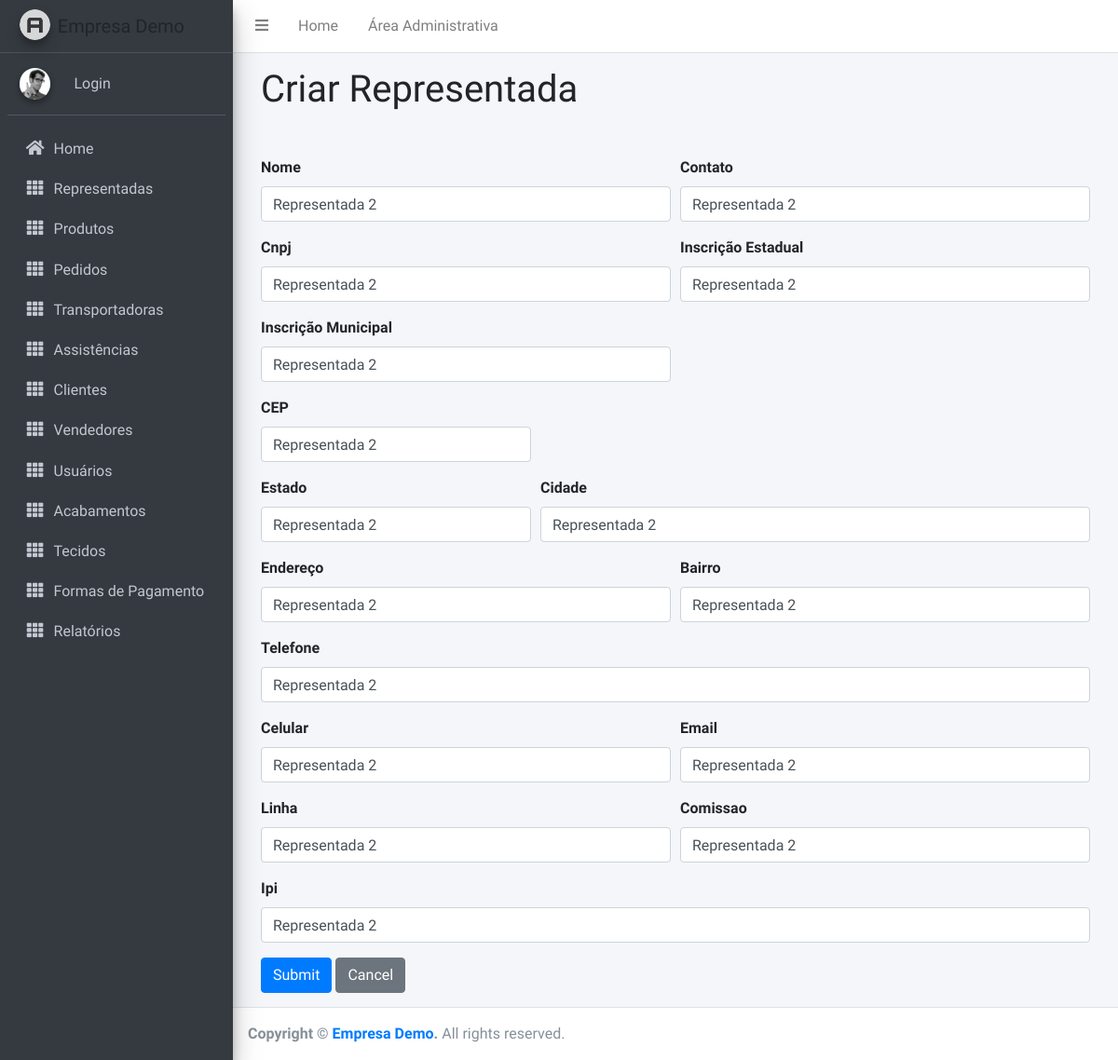
Screenshot of /myapp/representada/4/update/ with the database file from the repository.
### myapp/models.py (models this page shows, shortened)
class Representada(models.Model):
    nome = models.CharField(max_length=200,
                            help_text="Nome da representada")
    contato = models.CharField(max_length=200)
    cnpj = models.CharField(max_length=200)
    inscEstadual = models.CharField(max_length=200)
    inscMunicipal = models.CharField(max_length=200)
    estado = models.CharField(max_length=200)
    cidade = models.CharField(max_length=200)
    cep = models.CharField(max_length=200)
    endereco = models.CharField(max_length=200)
    bairro = models.CharField(max_length=200)
    telefone = models.CharField(max_length=200)
    celular = models.CharField(max_length=200)
    email = models.EmailField(max_length=200)
    linha = models.CharField(max_length=200)
    comissao = models.CharField(max_length=200)
    ipi = models.CharField(max_length=200)
    lastUpdate = models.DateTimeField(auto_now=True)

### myapp/views.py (the view)
# urls.py: path('representada/<int:pk>/update/', views.RepresentadaUpdate.as_view(), name='representada-update'),
class RepresentadaUpdate( UpdateView):
    model = Representada
    fields = '__all__'

### myapp/templates/myapp/representada_form.html (shortened to what this page needs)
{% extends "base_generic.html" %}
{% load widget_tweaks %}
{% block content %}
    <div class="form-container">
        <h1 class="mb-5">Criar Representada</h1>
        <form action="" method="post">
            <div class="form-row">
                <div class="form-group col-md-6">
                    <label>Nome</label>
                    {{ form.nome|add_class:'form-control' }}
                </div>
                <div class="form-group col-md-6">
                    <label>Contato</label>
                    {{ form.contato|add_class:'form-control' }}
                </div>
            </div>
            <div class="form-row">
                <div class="form-group col-md-6">
                    <label>Cnpj</label>
                    {{ form.cnpj|add_class:'form-control' }}
                </div>
                <div class="form-group col-md-6">
                    <label>Inscrição Estadual</label>
                    {{ form.inscEstadual|add_class:'form-control' }}
                </div>
            </div>
            <div class="form-row">
                <div class="form-group col-md-6">
                    <label>Inscrição Municipal</label>
                    {{ form.inscMunicipal|add_class:'form-control' }}
                </div>
            </div>
            <div class="form-row">
                <div class="form-group col-md-4">
                    <label>CEP</label>
                    {{ form.cep|add_class:'form-control' }}
                </div>
            </div>
            <div class="form-row">
                <div class="form-group col-md-4">
                    <label>Estado</label>
                    {{ form.estado|add_class:'form-control' }}
                </div>
                <div class="form-group col-md-8">
                    <label>Cidade</label>
                    {{ form.cidade|add_class:'form-control' }}
                </div>
            </div>
            <div class="form-row">
                <div class="form-group col-md-6">
                    <label>Endereço</label>
                    {{ form.endereco|add_class:'form-control' }}
                </div>
                <div class="form-group col-md-6">
                    <label>Bairro</label>
                    {{ form.bairro|add_class:'form-control' }}
                </div>
            </div>
            <div class="form-group">
                <label>Telefone</label>
                {{ form.telefone|add_class:'form-control' }}
            </div>
            <div class="form-row">
                <div class="form-group col-md-6">
                    <label>Celular</label>
                    {{ form.celular|add_class:'form-control' }}
                </div>
                <div class="form-group col-md-6">
                    <label>Email</label>
                    {{ form.email|add_class:'form-control' }}
                </div>
            </div>
            <div class="form-row">
                <div class="form-group col-md-6">
                    <label>Linha</label>
                    {{ form.linha|add_class:'form-control' }}
                </div>
                <div class="form-group col-md-6">
                    <label>Comissao</label>
                    {{ form.comissao|add_class:'form-control' }}
                </div>
            </div>
            <div class="form-group">
                <label>Ipi</label>
                {{ form.ipi|add_class:'form-control' }}
            </div>
            <input class="btn btn-primary submit-btn" type="submit" value="Submit" />
            <a href="{% url 'representadas' %}"><input class="btn btn-secondary submit-btn" type="button" value="Cancel" /></a>
        </form>
    </div>
{% endblock %}

### static/css/form_styles.css (style rules this page uses)
.form-container { height: 100%; padding: 15px 30px; }

### rows the page displays
Representada: nome "Representada 2", contato "Representada 2", cnpj "Representada 2", inscEstadual "Representada 2", inscMunicipal "Representada 2", cep "Representada 2", estado "Representada 2", cidade "Representada 2", endereco "Representada 2", bairro "Representada 2", telefone "Representada 2", celular "Representada 2", email "Representada 2", linha "Representada 2", comissao "Representada 2", ipi "Representada 2"
